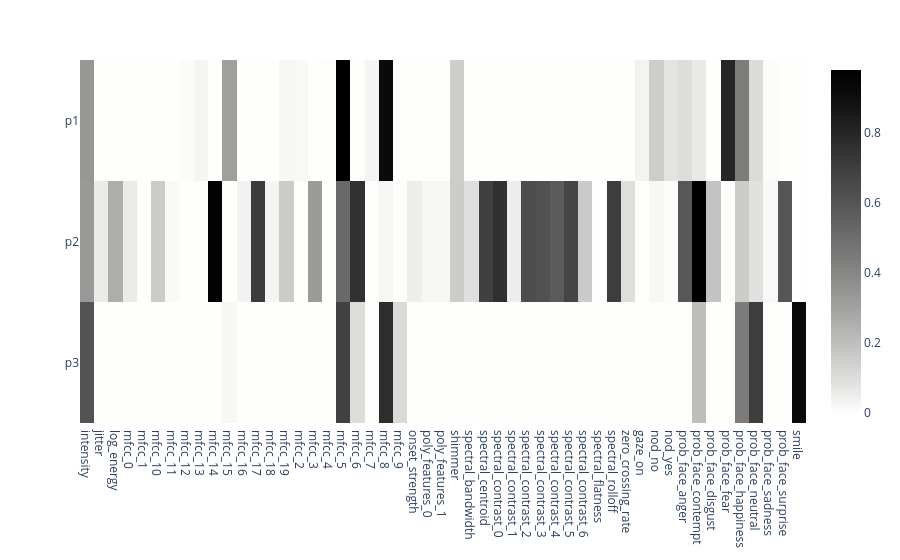

The notebook cell saved with this chart:
### Code cell
fig_p

### Figure 1 — Plotly figure (JSON) as saved in the notebook; plotly's stock layout.template omitted (floating-point values rounded to 4 significant figures; data arrays with more than 128 entries replaced by an {"elided": "..."} marker saying what was removed)
{"data": [{"coloraxis": "coloraxis", "hovertemplate": "x: %{x}<br>y: %{y}<br>color: %{z}<extra></extra>", "name": "0", "texttemplate": "%{z}", "type": "heatmap", "x": ["intensity", "jitter", "log_energy", "mfcc_0", "mfcc_1", "mfcc_10", "mfcc_11", "mfcc_12", "mfcc_13", "mfcc_14", "mfcc_15", "mfcc_16", "mfcc_17", "mfcc_18", "mfcc_19", "mfcc_2", "mfcc_3", "mfcc_4", "mfcc_5", "mfcc_6", "mfcc_7", "mfcc_8", "mfcc_9", "onset_strength", "poly_features_0", "poly_features_1", "shimmer", "spectral_bandwidth", "spectral_centroid", "spectral_contrast_0", "spectral_contrast_1", "spectral_contrast_2", "spectral_contrast_3", "spectral_contrast_4", "spectral_contrast_5", "spectral_contrast_6", "spectral_flatness", "spectral_rolloff", "zero_crossing_rate", "gaze_on", "nod_no", "nod_yes", "prob_face_anger", "prob_face_contempt", "prob_face_disgust", "prob_face_fear", "prob_face_happiness", "prob_face_neutral", "prob_face_sadness", "prob_face_surprise", "smile"], "xaxis": "x", "y": ["p1", "p2", "p3"], "yaxis": "y", "z": {"elided": "3x51 float values"}}], "layout": {"coloraxis": {"colorscale": [[0, "rgb(254, 254, 253)"], [0.09091, "rgb(224, 224, 223)"], [0.1818, "rgb(197, 197, 195)"], [0.2727, "rgb(171, 171, 170)"], [0.3636, "rgb(146, 146, 145)"], [0.4545, "rgb(124, 123, 122)"], [0.5455, "rgb(102, 101, 101)"], [0.6364, "rgb(81, 80, 80)"], [0.7273, "rgb(59, 59, 59)"], [0.8182, "rgb(38, 38, 38)"], [0.9091, "rgb(16, 16, 16)"], [1, "rgb(0, 0, 0)"]]}, "margin": {"t": 60}, "xaxis": {"anchor": "y", "domain": [0, 1]}, "yaxis": {"anchor": "x", "autorange": "reversed", "domain": [0, 1]}}}
